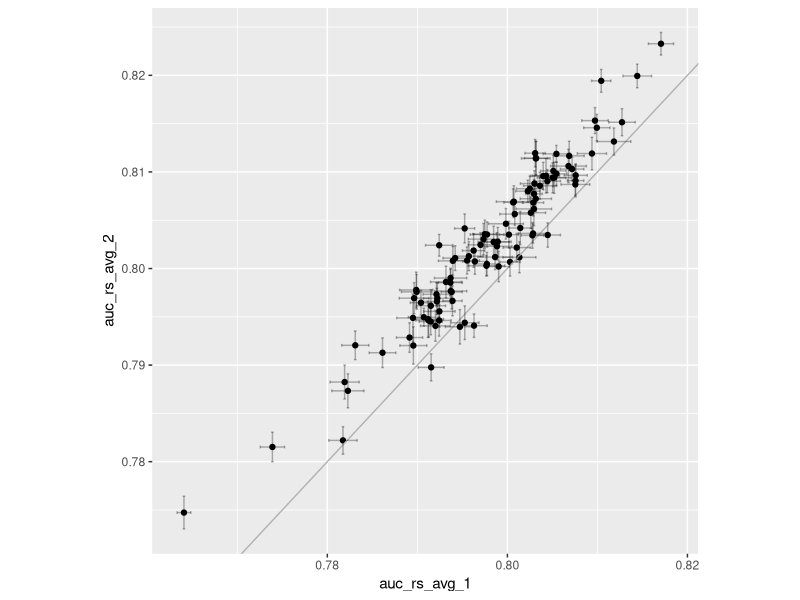
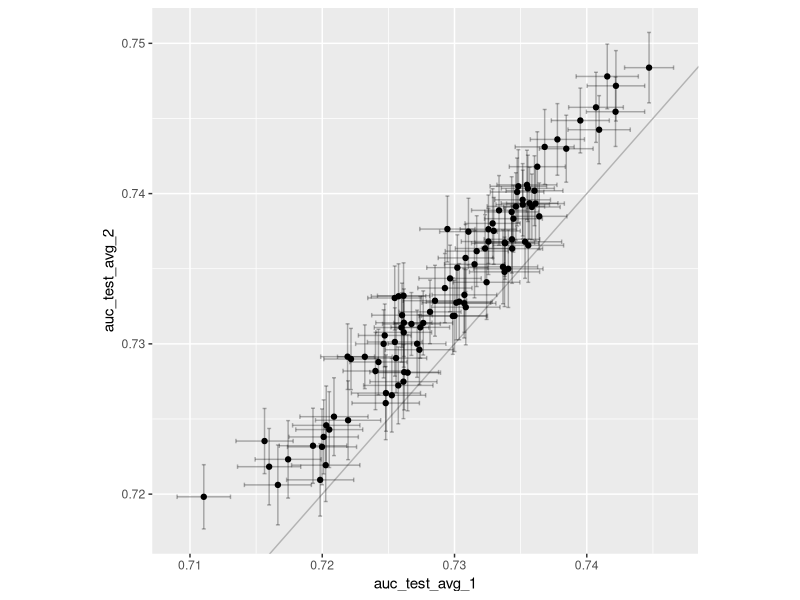

Source code (R) for these figures, in order:
## ---- chunk 1

library(data.table)
library(dplyr)
library(ggplot2)

d <- fread("res.csv")

d %>% select(krpm, ktr, auc_rs_avg, auc_rs_std) %>% melt(id.vars = c("krpm","ktr")) %>% 
  dcast(krpm ~ variable + ktr, value.var = "value") %>% 
  ggplot(aes(x = auc_rs_avg_1, y = auc_rs_avg_2)) + geom_point() + geom_abline(color = "grey70") +
  geom_errorbar(aes(x = auc_rs_avg_1, ymin = auc_rs_avg_2 - auc_rs_std_2, ymax = auc_rs_avg_2 + auc_rs_std_2), width = 0.0003, alpha = 0.3) +
  geom_errorbarh(aes(xmin = auc_rs_avg_1 - auc_rs_std_1, xmax = auc_rs_avg_1 + auc_rs_std_1, y = auc_rs_avg_2), height = 0.0003, alpha = 0.3) + 
  theme(aspect.ratio=1)

d %>% select(krpm, ktr, auc_test_avg, auc_test_sd) %>% melt(id.vars = c("krpm","ktr")) %>% 
  dcast(krpm ~ variable + ktr, value.var = "value") %>% 
  ggplot(aes(x = auc_test_avg_1, y = auc_test_avg_2)) + geom_point() + geom_abline(color = "grey70") +
  geom_errorbar(aes(ymin = auc_test_avg_2 - auc_test_sd_2, ymax = auc_test_avg_2 + auc_test_sd_2), width = 0.0003, alpha = 0.3) +
  geom_errorbarh(aes(xmin = auc_test_avg_1 - auc_test_sd_1, xmax = auc_test_avg_1 + auc_test_sd_1), height = 0.0003, alpha = 0.3) +
  theme(aspect.ratio=1)


